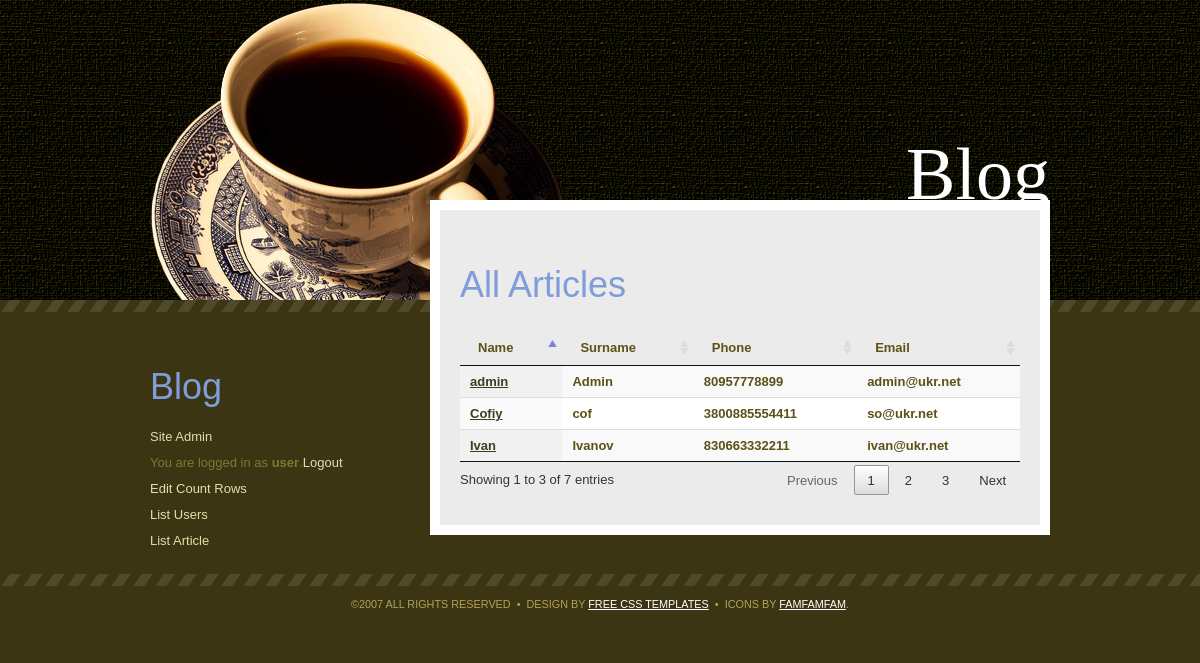
/admin.php?action=listUsers (signed in), run on the app's committed database.
### tables this page shows
CREATE TABLE `users` (
  `userId` int(11) NOT NULL,
  `userName` varchar(255) NOT NULL,
  `surname` varchar(255) NOT NULL,
  `password` varchar(255) NOT NULL,
  `phone` varchar(255) NOT NULL,
  `email` varchar(255) NOT NULL
);

### classes/Article.php (called while the page is built, shortened)
<?php
class Article
{
 public static function getCountRows(  ) {
    $conn = new PDO( DB_DSN, DB_USERNAME, DB_PASSWORD );
    $sql = "SELECT value  FROM options WHERE optionName = :optionName";
    $st = $conn->prepare( $sql );
    $st->bindValue( ":optionName", "countRows", PDO::PARAM_STR );
    $st->execute();
    $row = $st->fetch();
    if ( $row ) return  $row[0] ;
  }
}
?>

### classes/User.php (called while the page is built, shortened)
<?php
class User
{
  public function __construct( $data=array() ) {
    if ( isset( $data['userId'] ) ) $this->userId = (int) $data['userId'];
    if ( isset( $data['userName'] ) ) $this->userName = preg_replace ( "/[^\.\,\-\_\'\"\@\?\!\:\$ a-zA-Z0-9()]/", "", $data['userName'] );
    if ( isset( $data['surname'] ) ) $this->surname = preg_replace ( "/[^\.\,\-\_\'\"\@\?\!\:\$ a-zA-Z0-9()]/", "", $data['surname'] );
    if ( isset( $data['phone'] ) ) $this->phone = preg_replace ( "/[^\.\,\-\_\'\"\@\?\!\:\$ a-zA-Z0-9()]/", "", $data['phone'] );
    if ( isset( $data['email'] ) ) $this->email = preg_replace ( "/[^\.\,\-\_\'\"\@\?\!\:\$ a-zA-Z0-9()]/", "", $data['email'] );
  }
  public static function getList( $numRows=1000000, $order="userName DESC" ) {
    $conn = new PDO( DB_DSN, DB_USERNAME, DB_PASSWORD );
    $sql = "SELECT SQL_CALC_FOUND_ROWS * FROM users
            ORDER BY " . mysql_escape_string($order) . " LIMIT :numRows";
    $st = $conn->prepare( $sql );
    $st->bindValue( ":numRows", $numRows, PDO::PARAM_INT );
    $st->execute();
    $list = array();
    while ( $row = $st->fetch() ) {
      $user = new User( $row );
      $list[] = $user;
    }
    $sql = "SELECT FOUND_ROWS() AS totalRows";
    $totalRows = $conn->query( $sql )->fetch();
    return ( array ( "results" => $list, "totalRows" => $totalRows[0] ) );
  }
}
?>

### templates/admin/listUsers.php (the view, shortened to what this page needs)
<?php include "templates/include/header.php" ?>
      <div id="content">
      <h1>All Articles</h1>
<table id="tableUser" class="display" width="100%" cellspacing="0">
        <thead>
            <tr>
                <th>Name</th>
                <th>Surname</th>
                <th>Phone</th>
                <th>Email</th>
            </tr>
        </thead>
        <tbody>
                <?php foreach ( $results['users'] as $user ) { ?>
        <tr>
          <th>
            <a href=".?action=viewUser&amp;id=<?php echo $user->userId?>"><?php echo htmlspecialchars( $user->userName )?></a>
          </th>
          <th>
          <?php echo htmlspecialchars( $user->surname )?>
       </th>
        <th>
             <?php echo htmlspecialchars( $user->phone )?>
          </th>
          <th>
          <?php echo htmlspecialchars( $user->email )?>
       </th>
</tr>
<?php } ?>
       </tbody>
    </table>
</div>
   <?php include "templates/include/sidebar.php" ?>
<?php include "templates/include/footer.php" ?>

### admin.php (shortened to what this page needs)
<?php
$action = isset( $_GET['action'] ) ? $_GET['action'] : "";
switch ( $action ) {
    case 'listUsers':
    listUsers();
    break;
}
function listUsers() {
  $results = array();
  $data = User::getList();
  $countRows = Article::getCountRows();
  $results['countRows'] = $countRows;
  $results['users'] = $data['results'];
  $results['pageTitle'] = "All Users";
  require( TEMPLATE_PATH . "/admin/listUsers.php" );
}
?>

### templates/include/header.php (shortened to what this page needs)
 <!DOCTYPE html PUBLIC "-//W3C//DTD XHTML 1.0 Strict//EN" "http://www.w3.org/TR/xhtml1/DTD/xhtml1-strict.dtd">
<html xmlns="http://www.w3.org/1999/xhtml">
 <head>
    <link rel="stylesheet" type="text/css" href="style.css" />
   <link rel="stylesheet" type="text/css" href="DataTables/datatables.min.css"/>
  </head>
<body>
<div id="header">
	<a href="index.php"><h1>Blog</h1></a>
</div>
<div id="page">

### templates/include/sidebar.php
<div id="sidebar">
		<ul>
			<li><a href="index.php"><h1>Blog</h1></a></li>
			<?php if(intval($_SESSION['userId']) >= 1){ ?>
					<li><a href="admin.php">Site Admin</a></li>
					<li>You are logged in as <b><?php echo htmlspecialchars( $_SESSION['username']) ?></b>.<a href="admin.php?action=logout">Logout</a></li>
					<li><a href="admin.php?action=editCountRows">Edit Count Rows</a></li>
					<li><a href="admin.php?action=listUsers">List Users</a></li>
					<li><a href="admin.php?action=listArticles">List Article</a></li>
			<?php } else{ ?>
					<li>
					<a href="admin.php?action=login">Login</a>|<a href="admin.php?action=registration">Registration</a></li>
			<?php }?>
						</ul>
	</div>
</div>

### templates/include/footer.php (shortened to what this page needs)
<div id="footer">
	<p>&copy;2007 All Rights Reserved &nbsp;&bull;&nbsp; Design by <a href="http://www.freecsstemplates.org/">Free CSS Templates</a> &nbsp;&bull;&nbsp; Icons by <a href="http://www.famfamfam.com/">FAMFAMFAM</a>.</p>
</div>
</body>
</html>

### style.css (style rules this page uses)
body { margin: 0; padding: 0; background: #3B3513 url(images/img01.gif) repeat-x left top; font-size: 13px; text-align: justify; color: #5C5116; }
body, th, td, input, textarea, select, option { font-family: Arial, Times, serif; }
h1, h2, h3 { font-family: Arial, Helvetica, sans-serif; font-weight: normal; color: #819CDB; }
h1 { font-size: 36px; }
p, ul, ol { line-height: 200%; }
a { color: #413C20; }
#header { width: 900px; height: 300px; margin: 0 auto; background: url(images/img04.jpg) no-repeat left top; }
#header h1, #header p { float: right; margin: 0; font-family: Georgia, "Times New Roman", Times, serif; }
#header h1 { color: #FFFFFF; font-size: 74px; padding: 132px 0 0 400px; }
#header a { text-decoration: none; color: #FFB71C; }
#page { width: 900px; margin: 0 auto; }
#content { float: right; width: 560px; margin-top: -100px; margin-bottom: 30px; padding: 30px 20px; background: #EBEBEB; border: 10px solid #FFFFFF; }
#sidebar { float: left; width: 250px; padding-top: 50px; color: #827736; }
#sidebar ul { margin: 0; padding: 0 0 20px 0; list-style: none; }
#sidebar a { text-decoration: none; color: #E5DDAD; }
#footer { clear: both; width: 100%; margin: 0; padding: 0; background: url(images/img02.gif) repeat-x left top; text-align: center; font-size: smaller; font-family: Arial, Helvetica, sans-serif; color: #B1A356; }
#footer p { margin: 0; padding: 20px 0px; text-transform: uppercase; }
#footer p a { color: #FFFFFF; }

### data on the page
users: userName "Ivan", surname "Ivanov", phone "830663332211", email "ivan@ukr.net"
users: userName "Cofiy", surname "cof", phone "3800885554411", email "so@ukr.net"
users: userName "admin", surname "Admin", phone "80957778899", email "admin@ukr.net"

### other printed values
$_SESSION['username'] "user"
